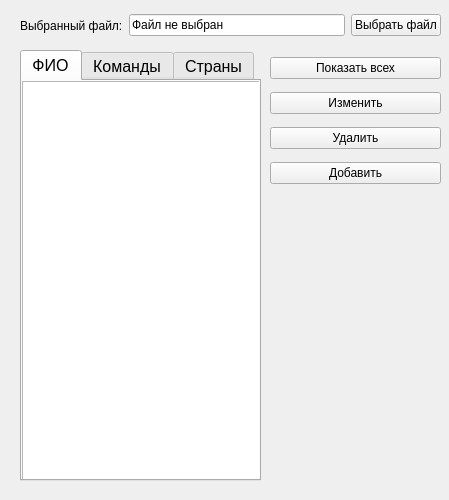
<?xml version="1.0" encoding="UTF-8"?>
<ui version="4.0">
 <class>MainWindow</class>
 <widget class="QMainWindow" name="MainWindow">
  <property name="geometry">
   <rect>
    <x>0</x>
    <y>0</y>
    <width>449</width>
    <height>500</height>
   </rect>
  </property>
  <property name="windowTitle">
   <string>MainWindow</string>
  </property>
  <property name="styleSheet">
   <string notr="true"/>
  </property>
  <widget class="QWidget" name="centralwidget">
   <widget class="QWidget" name="layoutWidget">
    <property name="geometry">
     <rect>
      <x>20</x>
      <y>10</y>
      <width>421</width>
      <height>31</height>
     </rect>
    </property>
    <layout class="QHBoxLayout" name="horizontalLayout">
     <item>
      <widget class="QLabel" name="label_filePath">
       <property name="text">
        <string>Выбранный файл:</string>
       </property>
      </widget>
     </item>
     <item>
      <widget class="QLineEdit" name="lineEdit_filePath">
       <property name="text">
        <string>Файл не выбран</string>
       </property>
      </widget>
     </item>
     <item>
      <widget class="QPushButton" name="pushButton_chooseFile">
       <property name="text">
        <string>Выбрать файл</string>
       </property>
      </widget>
     </item>
    </layout>
   </widget>
   <widget class="QTabWidget" name="tabWidget">
    <property name="geometry">
     <rect>
      <x>20</x>
      <y>50</y>
      <width>241</width>
      <height>431</height>
     </rect>
    </property>
    <property name="font">
     <font>
      <pointsize>12</pointsize>
     </font>
    </property>
    <property name="currentIndex">
     <number>0</number>
    </property>
    <widget class="QWidget" name="tab_2">
     <attribute name="title">
      <string>ФИО</string>
     </attribute>
     <widget class="QListWidget" name="listWidget">
      <property name="geometry">
       <rect>
        <x>0</x>
        <y>0</y>
        <width>241</width>
        <height>411</height>
       </rect>
      </property>
     </widget>
    </widget>
    <widget class="QWidget" name="tab">
     <attribute name="title">
      <string>Команды</string>
     </attribute>
     <widget class="QListWidget" name="listWidget_2">
      <property name="geometry">
       <rect>
        <x>0</x>
        <y>0</y>
        <width>241</width>
        <height>411</height>
       </rect>
      </property>
      <property name="font">
       <font>
        <pointsize>9</pointsize>
       </font>
      </property>
     </widget>
    </widget>
    <widget class="QWidget" name="tab_3">
     <attribute name="title">
      <string>Страны</string>
     </attribute>
     <widget class="QListWidget" name="listWidget_3">
      <property name="geometry">
       <rect>
        <x>0</x>
        <y>0</y>
        <width>241</width>
        <height>411</height>
       </rect>
      </property>
     </widget>
    </widget>
   </widget>
   <widget class="QWidget" name="">
    <property name="geometry">
     <rect>
      <x>270</x>
      <y>50</y>
      <width>171</width>
      <height>141</height>
     </rect>
    </property>
    <layout class="QVBoxLayout" name="verticalLayout">
     <item>
      <widget class="QPushButton" name="pushButton_showAll">
       <property name="text">
        <string>Показать всех</string>
       </property>
      </widget>
     </item>
     <item>
      <widget class="QPushButton" name="pushButton_edit">
       <property name="text">
        <string>Изменить</string>
       </property>
      </widget>
     </item>
     <item>
      <widget class="QPushButton" name="pushButton_delete">
       <property name="styleSheet">
        <string notr="true"/>
       </property>
       <property name="text">
        <string>Удалить</string>
       </property>
      </widget>
     </item>
     <item>
      <widget class="QPushButton" name="pushButton_add">
       <property name="text">
        <string>Добавить</string>
       </property>
      </widget>
     </item>
    </layout>
   </widget>
  </widget>
 </widget>
 <resources/>
 <connections/>
</ui>
